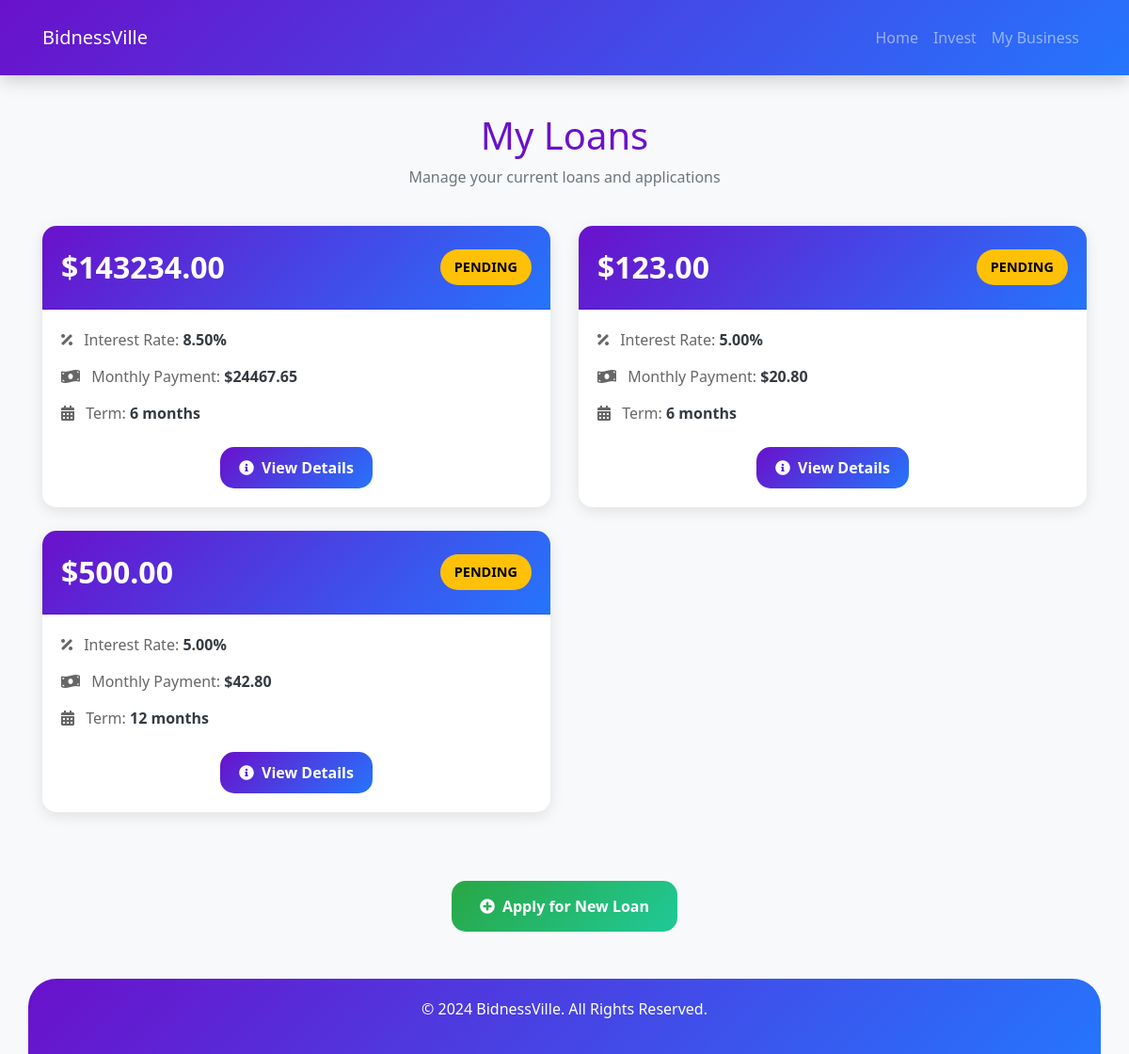
The page /business/1/loans/ (signed in) on the database its author committed.
### capitalminded/models.py (models this page shows, shortened)
class MicroLoan(models.Model):
    LOAN_STATUS_CHOICES = [
        ('PENDING', 'Pending'),
        ('APPROVED', 'Approved'),
        ('REJECTED', 'Rejected'),
        ('ACTIVE', 'Active'),
        ('PAID', 'Paid'),
    ]
    business = models.ForeignKey('BusinessRegistration', on_delete=models.CASCADE)
    amount_requested = models.DecimalField(max_digits=10, decimal_places=2)
    interest_rate = models.DecimalField(max_digits=5, decimal_places=2)
    term_months = models.IntegerField()
    purpose = models.TextField()
    status = models.CharField(max_length=20, choices=LOAN_STATUS_CHOICES, default='PENDING')
    application_date = models.DateTimeField(auto_now_add=True)
    approval_date = models.DateTimeField(null=True, blank=True)
    monthly_payment = models.DecimalField(max_digits=10, decimal_places=2, null=True, blank=True)
    start_date = models.DateField(auto_now_add=True)
    end_date = models.DateField(null=True, blank=True)
    next_payment_date = models.DateField(null=True, blank=True)
    total_payments_made = models.DecimalField(max_digits=10, decimal_places=2, default=0)
    remaining_balance = models.DecimalField(max_digits=10, decimal_places=2, null=True, blank=True)
    payment_frequency = models.CharField(max_length=20, choices=[
        ('MONTHLY', 'Monthly'),
        ('BI_WEEKLY', 'Bi-Weekly'),
        ('WEEKLY', 'Weekly')
    ], default='MONTHLY')
    performance_score = models.IntegerField(default=100)
    principal_paid = models.DecimalField(max_digits=10, decimal_places=2, default=0)
    interest_paid = models.DecimalField(max_digits=10, decimal_places=2, default=0)

### capitalminded/views.py (the view)
# urls.py: path('business/<int:business_id>/loans/', views.my_loans, name='my_loans'),
@login_required
def my_loans(request, business_id):
    business = get_object_or_404(BusinessRegistration, id=business_id)
    loans = MicroLoan.objects.filter(business=business)
    return render(request, 'my_loans.html', {'loans': loans, 'business': business})

### templates/my_loans.html (shortened to what this page needs)
{% load static %}
<!DOCTYPE html>
<html lang="en">
<head>
    <link href="https://stackpath.bootstrapcdn.com/bootstrap/4.5.2/css/bootstrap.min.css" rel="stylesheet">
    <link href="https://cdnjs.cloudflare.com/ajax/libs/font-awesome/5.15.4/css/all.min.css" rel="stylesheet">
</head>
<body>
    <nav class="navbar navbar-expand-lg navbar-dark">
        <div class="container">
            <a class="navbar-brand" href="#">BidnessVille</a>
            <div class="collapse navbar-collapse" id="navbarNav">
                <ul class="navbar-nav ml-auto">
                    <li class="nav-item">
                        <a class="nav-link" href="{% url 'dashboard' %}">Home</a>
                    </li>
                    <li class="nav-item">
                        <a class="nav-link" href="#">Invest</a>
                    </li>
                    <li class="nav-item">
                        <a class="nav-link" href="#">My Business</a>
                    </li>
                </ul>
            </div>
        </div>
    </nav>
    <div class="container">
        <div class="page-header">
            <h1>My Loans</h1>
            <p class="text-muted">Manage your current loans and applications</p>
        </div>
        <div class="row">
            {% for loan in loans %}
            <div class="col-md-6">
                <div class="card loan-card">
                    <div class="card-header">
                        <div class="d-flex justify-content-between align-items-center">
                            <div class="loan-amount">${{ loan.amount_requested }}</div>
                            <span class="status-badge status-{{ loan.status|lower }}">{{ loan.status }}</span>
                        </div>
                    </div>
                    <div class="card-body loan-details">
                        <div class="detail-item">
                            <i class="fas fa-percentage mr-2"></i>
                            Interest Rate: <span class="detail-value">{{ loan.interest_rate }}%</span>
                        </div>
                        <div class="detail-item">
                            <i class="fas fa-money-bill-wave mr-2"></i>
                            Monthly Payment: <span class="detail-value">${{ loan.monthly_payment }}</span>
                        </div>
                        <div class="detail-item">
                            <i class="fas fa-calendar-alt mr-2"></i>
                            Term: <span class="detail-value">{{ loan.term_months }} months</span>
                        </div>
                        <div class="text-center mt-4">
                            <a href="{% url 'loan_status' loan.id %}" class="btn btn-custom">
                                <i class="fas fa-info-circle mr-2"></i>View Details
                            </a>
                        </div>
                    </div>
                </div>
            </div>
            {% endfor %}
        </div>
        <div class="text-center mt-5">
            <a href="{% url 'apply_loan' business.id %}" class=" btn btn-apply">
                <i class="fas fa-plus-circle mr-2"></i>Apply for New Loan
            </a>
        </div>
    </div>
    <footer class="container">
        <p>&copy; 2024 BidnessVille. All Rights Reserved.</p>
    </footer>
</body>
</html>

### templates/my_loans.html (style rules this page uses)
body { background-color: #f8f9fa; color: #343a40; font-family: 'Segoe UI', Tahoma, Geneva, Verdana, sans-serif; }
.navbar { background: linear-gradient(135deg, #6a11cb, #2575fc); padding: 20px 0; box-shadow: 0 4px 20px rgba(0, 0, 0, 0.2); }
.page-header { text-align: center; margin: 40px 0; color: #6a11cb; }
.loan-card { border: none; border-radius: 15px; transition: transform 0.3s, box-shadow 0.3s; background: white; margin-bottom: 25px; box-shadow: 0 4px 15px rgba(0, 0, 0, 0.1); }
.loan-card .card-header { background: linear-gradient(135deg, #6a11cb, #2575fc); color: white; border-radius: 15px 15px 0 0; padding: 20px; }
.loan-amount { font-size: 2rem; font-weight: bold; color: white; }
.status-badge { padding: 8px 15px; border-radius: 20px; font-weight: bold; font-size: 0.9rem; }
.status-pending { background-color: #ffc107; color: #000; }
.btn-custom { background: linear-gradient(135deg, #6a11cb, #2575fc); color: white; border: none; padding: 10px 20px; border-radius: 15px; font-weight: bold; transition: all 0.3s; }
.btn-apply { background: linear-gradient(135deg, #28a745, #20c997); color: white; border: none; padding: 15px 30px; border-radius: 15px; font-weight: bold; transition: all 0.3s; }
.loan-details { padding: 20px; }
.detail-item { margin-bottom: 15px; color: #666; }
.detail-value { font-weight: bold; color: #343a40; }
footer { background: linear-gradient(135deg, #6a11cb, #2575fc); color: white; text-align: center; padding: 20px; margin-top: 50px; border-radius: 30px 30px 0 0; }

### rows shown on the page
MicroLoan: amount_requested "143234.00", status "PENDING", interest_rate "8.50", monthly_payment "24467.65", term_months "6"
MicroLoan: amount_requested "123.00", status "PENDING", interest_rate "5.00", monthly_payment "20.80", term_months "6"
MicroLoan: amount_requested "500.00", status "PENDING", interest_rate "5.00", monthly_payment "42.80", term_months "12"
